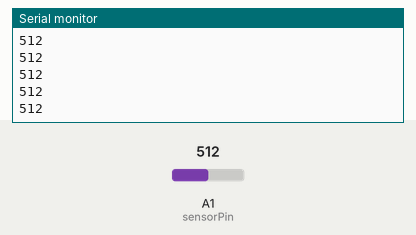
Recording of a sketch running on a simulated Arduino Uno, built with avr-gcc and run on an emulated ATmega328P. On the bench: the last lines printed to the serial monitor. The inputs (shaded band) are chosen by the test bench; at power-on: A1 (sensorPin) = 512.

Above: at 1.2 s.
1.3 s: A1 (sensorPin) set to 716
At 1.31 s:
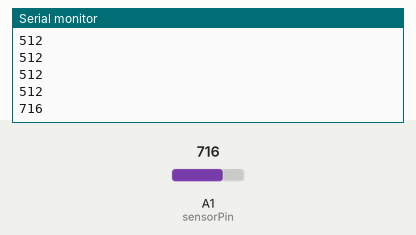
2.8 s: A1 (sensorPin) set to 900
At 2.81 s:
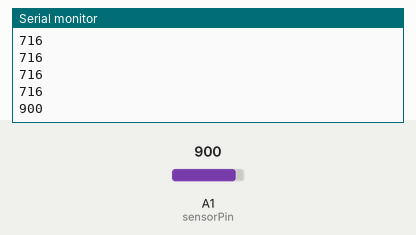
Timing chart, 0 to 5.8 s (numbered marks = the images above; inputs shaded):
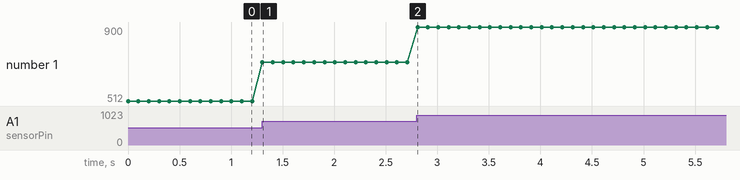

Measured:
- after the input at 1.3 s, the serial monitor: prints a new line at once (image 1)
- after the input at 2.8 s, the serial monitor: prints a new line at once (image 2)
- plotted number 1: 512 → 716 after the input at 1.3 s, 716 → 900 after the input at 2.8 s

The sketch:

ldrtest.ino
```cpp
int sensorPin = A1;
int sensorVal =0;

void setup() {
  pinMode(sensorPin, INPUT);
  Serial.begin(9600);


}

void loop() {
  sensorVal = analogRead(sensorPin);
  Serial.println(sensorVal);

  delay(100);


}
```
